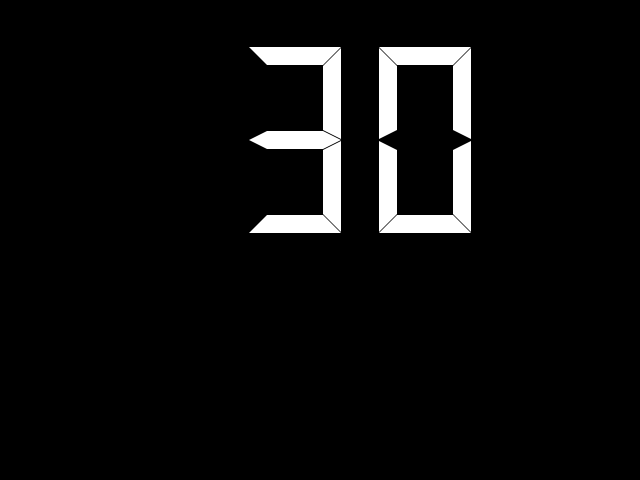
<?xml version="1.0" encoding="UTF-8"?>
<ui version="4.0">
 <class>MainWindow</class>
 <widget class="QMainWindow" name="MainWindow">
  <property name="windowModality">
   <enum>Qt::NonModal</enum>
  </property>
  <property name="enabled">
   <bool>true</bool>
  </property>
  <property name="minimumSize">
   <size>
    <width>640</width>
    <height>480</height>
   </size>
  </property>
  <property name="maximumSize">
   <size>
    <width>640</width>
    <height>480</height>
   </size>
  </property>
  <property name="cursor">
   <cursorShape>BlankCursor</cursorShape>
  </property>
  <property name="tabletTracking">
   <bool>true</bool>
  </property>
  <property name="windowTitle">
   <string>MainWindow</string>
  </property>
  <property name="windowOpacity">
   <double>1.000000000000000</double>
  </property>
  <property name="styleSheet">
   <string notr="true">background-color: rgb(0, 0, 0);</string>
  </property>
  <property name="tabShape">
   <enum>QTabWidget::Triangular</enum>
  </property>
  <widget class="QWidget" name="centralwidget">
   <property name="minimumSize">
    <size>
     <width>640</width>
     <height>480</height>
    </size>
   </property>
   <property name="maximumSize">
    <size>
     <width>640</width>
     <height>480</height>
    </size>
   </property>
   <widget class="QLCDNumber" name="mainSpeed">
    <property name="geometry">
     <rect>
      <x>90</x>
      <y>20</y>
      <width>431</width>
      <height>241</height>
     </rect>
    </property>
    <property name="font">
     <font>
      <kerning>false</kerning>
     </font>
    </property>
    <property name="styleSheet">
     <string notr="true">color: rgb(255, 255, 255);</string>
    </property>
    <property name="smallDecimalPoint">
     <bool>true</bool>
    </property>
    <property name="digitCount">
     <number>3</number>
    </property>
    <property name="mode">
     <enum>QLCDNumber::Dec</enum>
    </property>
    <property name="segmentStyle">
     <enum>QLCDNumber::Flat</enum>
    </property>
    <property name="value" stdset="0">
     <double>30.199999999999999</double>
    </property>
   </widget>
   <widget class="QChartView" name="currentChart" native="true">
    <property name="geometry">
     <rect>
      <x>130</x>
      <y>240</y>
      <width>371</width>
      <height>241</height>
     </rect>
    </property>
    <property name="minimumSize">
     <size>
      <width>0</width>
      <height>0</height>
     </size>
    </property>
    <property name="maximumSize">
     <size>
      <width>1666</width>
      <height>16666</height>
     </size>
    </property>
    <property name="font">
     <font>
      <pointsize>60</pointsize>
     </font>
    </property>
    <property name="styleSheet">
     <string notr="true">background-color: rgb(0, 0, 0);
color: rgb(255, 255, 255);</string>
    </property>
   </widget>
  </widget>
 </widget>
 <customwidgets>
  <customwidget>
   <class>QChartView</class>
   <extends>QWidget</extends>
   <header>PyQt5.QtChart</header>
   <container>1</container>
  </customwidget>
 </customwidgets>
 <resources/>
 <connections/>
</ui>
